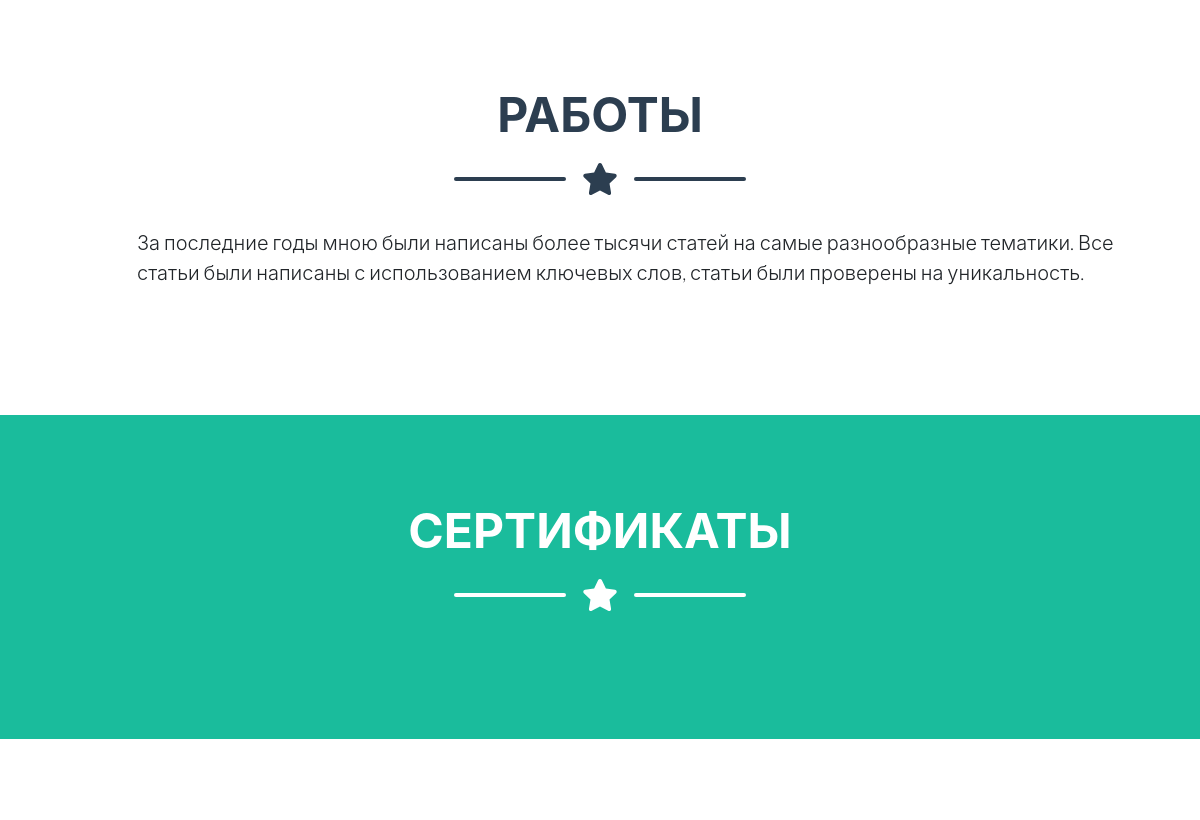
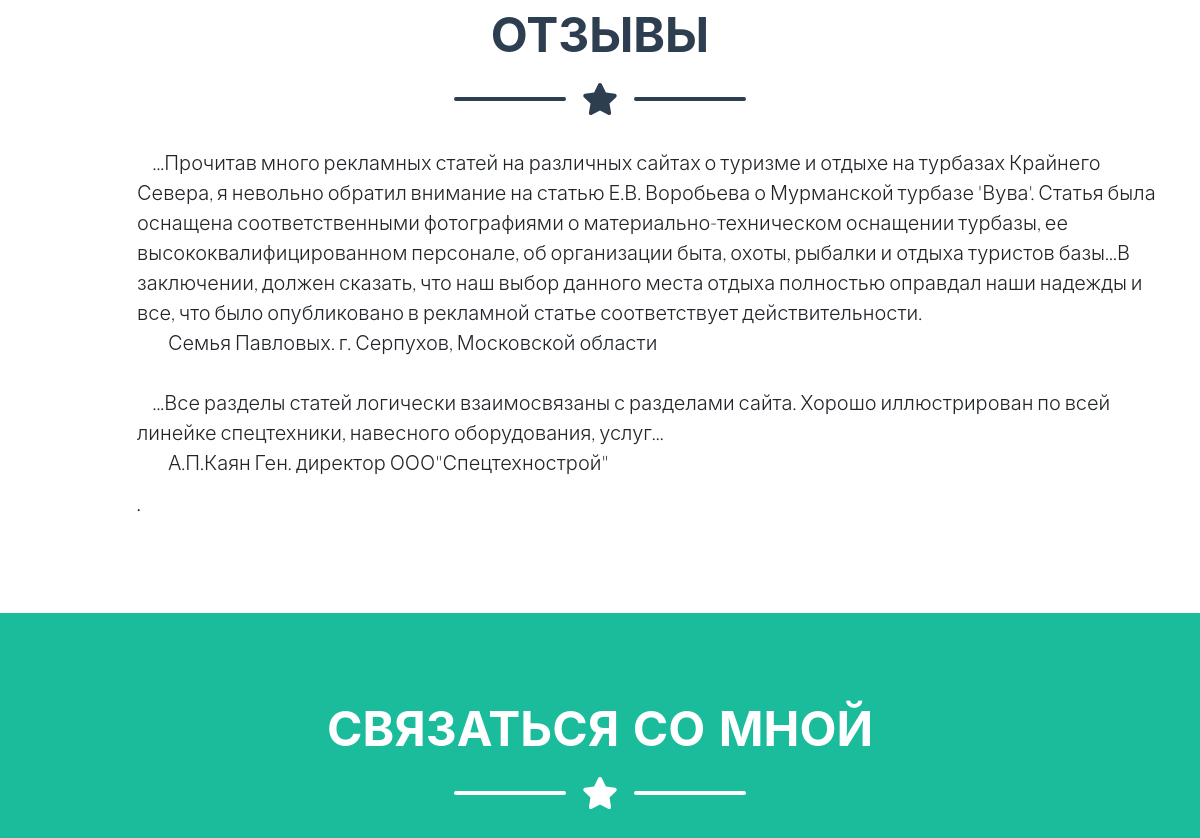
The app's page / (middle part), older data (2 pictures, top to bottom).
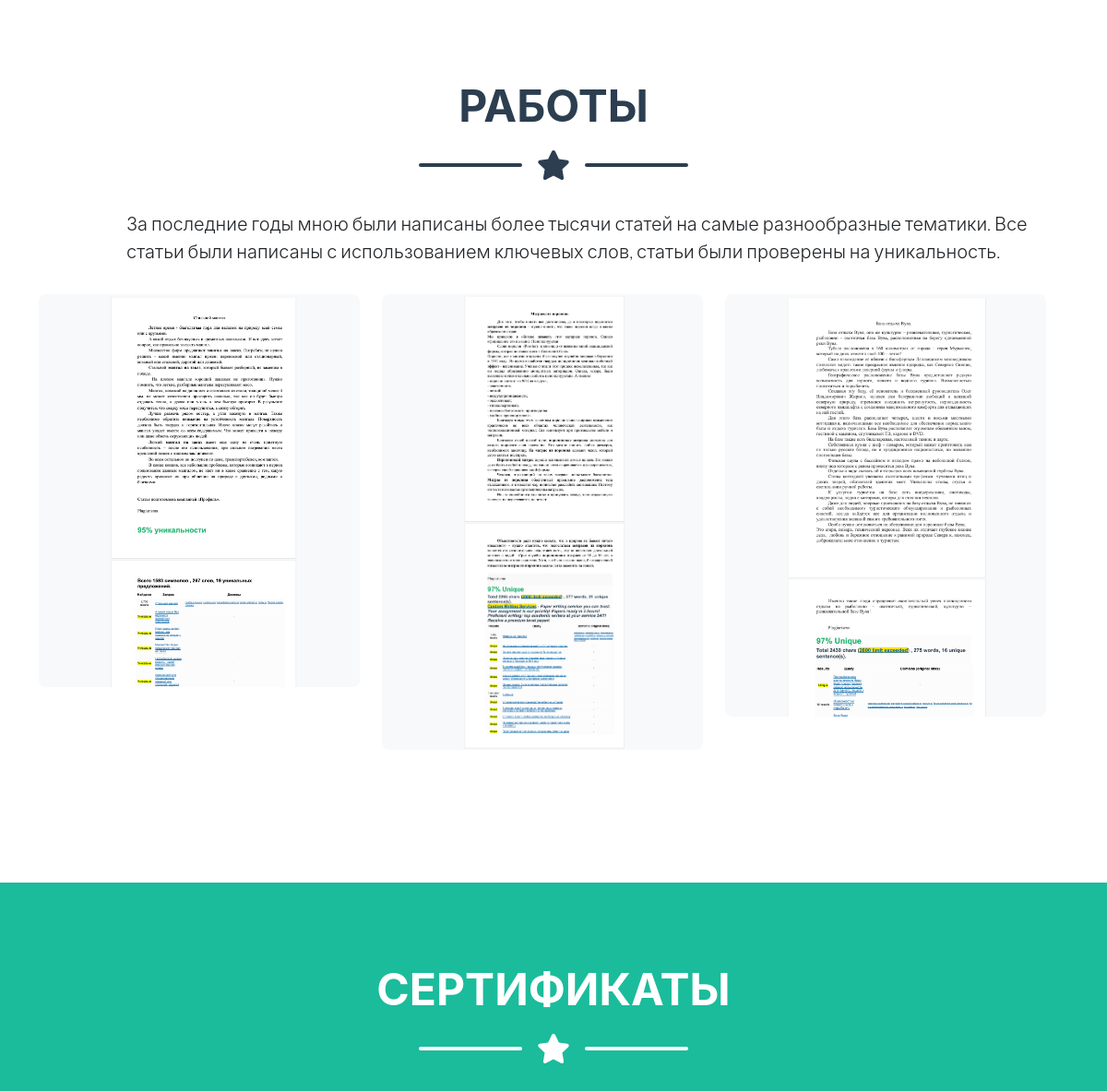
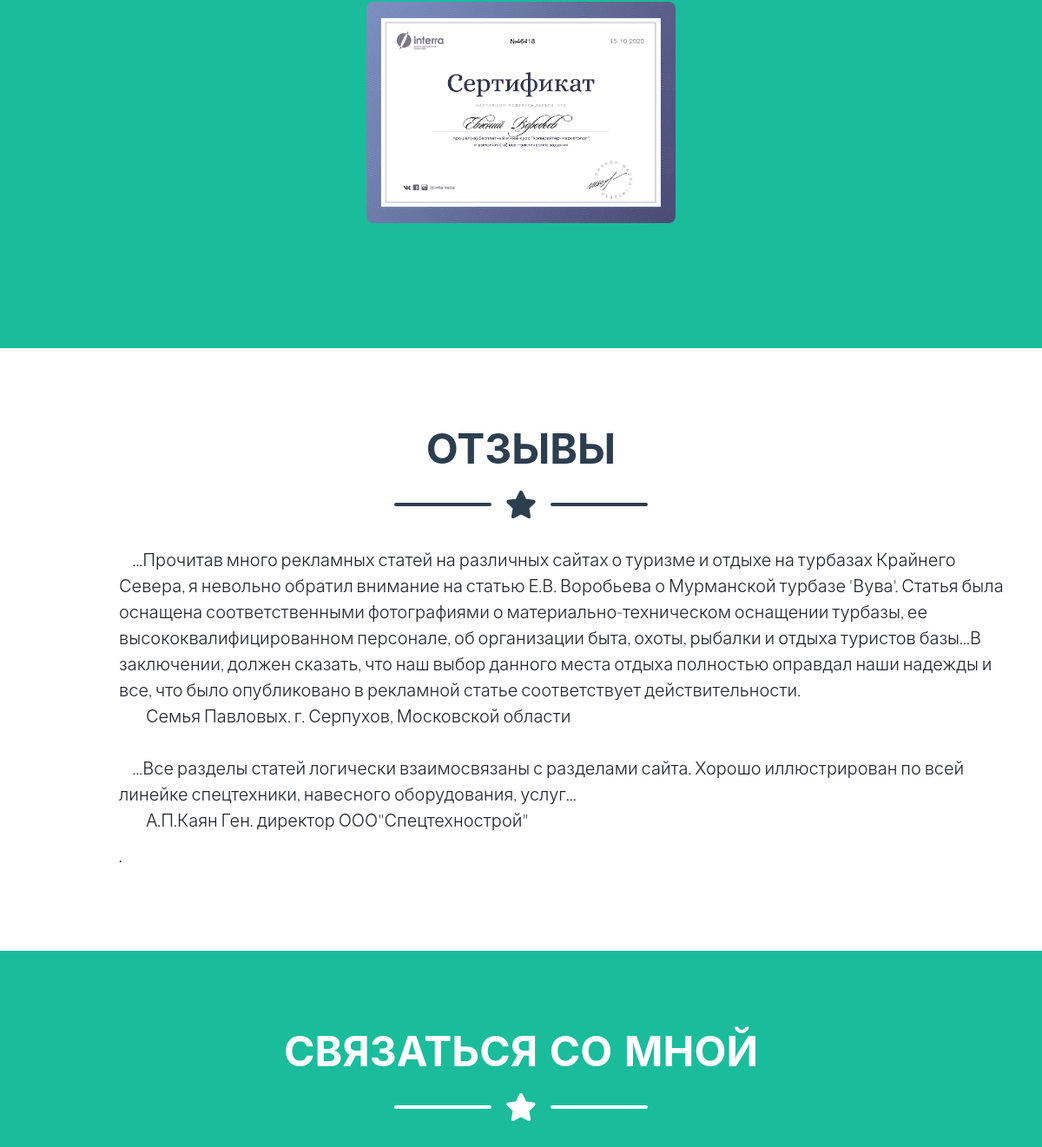
The same page, newer data (2 pictures, top to bottom).
### portfolio/models.py (models this page shows, shortened)
class MyApp(models.Model):
    name = models.CharField(max_length=64, unique=True)
    desc = models.TextField(default='', blank=True)
    image = models.ImageField(upload_to='my_apps')
    created_at = models.DateTimeField(auto_now_add=True)
    created_by = models.ForeignKey(User, on_delete=models.SET_NULL, null=True, related_name='my_apps')
    class Meta:
        verbose_name_plural = 'my apps'
        ordering = ['name']

class Certificate(models.Model):
    name2 = models.CharField(max_length=64, unique=True)
    desc2 = models.TextField(default='', blank=True)
    image2 = models.ImageField(upload_to='certificates')
    created_at2 = models.DateTimeField(auto_now_add=True)
    created_by2 = models.ForeignKey(User, on_delete=models.SET_NULL, null=True, related_name='certificates')
    class Meta:
        verbose_name_plural = 'certificates'
        ordering = ['name2']

### portfolio/views.py (the view, shortened to what this page needs)
# urls.py: 2. Add a URL to urlpatterns:  path('', views.home, name='home')
def home(request):
    all_apps = MyApp.objects.all()
    all_cert = Certificate.objects.all()
    context = {
        'my_apps': all_apps,
        'certificates': all_cert,
    }
    return render(request, 'website/index.html', context)

### templates/website/index.html (shortened to what this page needs)
{% extends 'base.html' %}
{% load static %}
{% block content %}
        <section class="page-section portfolio" id="portfolio">
            <div class="container">
                <h2 class="page-section-heading text-center text-uppercase text-secondary mb-0">Работы</h2>
                <div class="divider-custom">
                    <div class="divider-custom-line"></div>
                    <div class="divider-custom-icon"><i class="fas fa-star"></i></div>
                    <div class="divider-custom-line"></div>
                </div>
                <div class="row">
                    <div class="col-lg-11 ms-auto"><p class="lead">За последние годы мною были написаны более тысячи статей на самые разнообразные тематики. Все статьи были написаны с использованием ключевых слов, статьи были проверены на уникальность.
                </div>
                <div class="row justify-content-center">
                    {% for app in my_apps %}
                    <div class="col-md-6 col-lg-4 mb-5">
                        <div class="portfolio-item mx-auto" data-bs-toggle="modal" data-bs-target="#portfolioModal{{ app.id }}">
                            <img class="img-fluid" src="{{ app.image.url }}" alt="" />
                        </div>
                    </div>
                    {% endfor %}
                </div>
            </div>
        </section>
        <section class="page-section portfolio bg-primary text-white mb-0" id="certificates">
            <div class="container">
                <h2 class="page-section-heading text-center text-uppercase text-white  mb-0">Сертификаты</h2>
                <div class="divider-custom divider-light">
                    <div class="divider-custom-line"></div>
                    <div class="divider-custom-icon"><i class="fas fa-star"></i></div>
                    <div class="divider-custom-line"></div>
                </div>
                <div class="row justify-content-center">
                    {% for c in certificates %}
                    <div class="col-md-6 col-lg-4 mb-5">
                        <div class="portfolio-item mx-auto" data-bs-toggle="modal" data-bs-target="#certificatesModal{{ c.id }}">
                            <img class="img-fluid" src="{{ c.image2.url }}" alt="" />
                        </div>
                    </div>
                    {% endfor %}
                </div>
            </div>
        </section>
        <section class="page-section" id="testimonials">
            <div class="container">
                <h2 class="page-section-heading text-center text-uppercase text-secondary mb-0">Отзывы</h2>
                <div class="divider-custom">
                    <div class="divider-custom-line"></div>
                    <div class="divider-custom-icon"><i class="fas fa-star"></i></div>
                    <div class="divider-custom-line"></div>
                </div>
                <div class="row">
                    <div class="col-lg-11 ms-auto"><p class="lead">&nbsp;&nbsp;&nbsp;&nbsp;...Прочитав много рекламных статей на различных сайтах о туризме и отдыхе на турбазах Крайнего Севера, я невольно обратил внимание на статью Е.В. Воробьева о Мурманской турбазе 'Вува'. Статья была оснащена соответственными фотографиями о материально-техническом оснащении турбазы, ее высококвалифицированном персонале, об организации быта, охоты, рыбалки и отдыха туристов базы...В заключении, должен сказать, что наш выбор данного места отдыха полностью оправдал наши надежды и все, что было опубликовано в рекламной статье соответствует действительности.<br>&nbsp;&nbsp;&nbsp;&nbsp;&nbsp;&nbsp;&nbsp;&nbsp;Семья Павловых. г. Серпухов, Московской области<br><br>&nbsp;&nbsp;&nbsp;&nbsp;...Все разделы статей логически взаимосвязаны с разделами сайта. Хорошо иллюстрирован по всей линейке спецтехники, навесного оборудования, услуг... <br>&nbsp;&nbsp;&nbsp;&nbsp;&nbsp;&nbsp;&nbsp;&nbsp;А.П.Каян Ген. директор ООО"Спецтехнострой"</p>.
                </div>
            </div>
        </section>
        <section class="page-section bg-primary text-white mb-0" id="contact">
            <div class="container">
                <h2 class="page-section-heading text-center text-uppercase text-white mb-0">Связаться со мной</h2>
                <div class="divider-custom divider-light">
                    <div class="divider-custom-line "></div>
                    <div class="divider-custom-icon"><i class="fas fa-star"></i></div>
                    <div class="divider-custom-line"></div>
                </div>
            </div>
        </section>
{% endblock %}

### templates/base.html (shortened to what this page needs)
{% load static %}
<!DOCTYPE html>
<html lang="en">
    <head>
        <link href="{% static 'css/styles.css' %}" rel="stylesheet"/>
    </head>
    <body id="page-top">
        {% block content %}
        {% endblock %}
    </body>
</html>

Row changes from the older to the newer data that the page shows:
added MyApp: image (picture)
added MyApp: image (picture)
added MyApp: image (picture)
added Certificate: image2 (picture)
